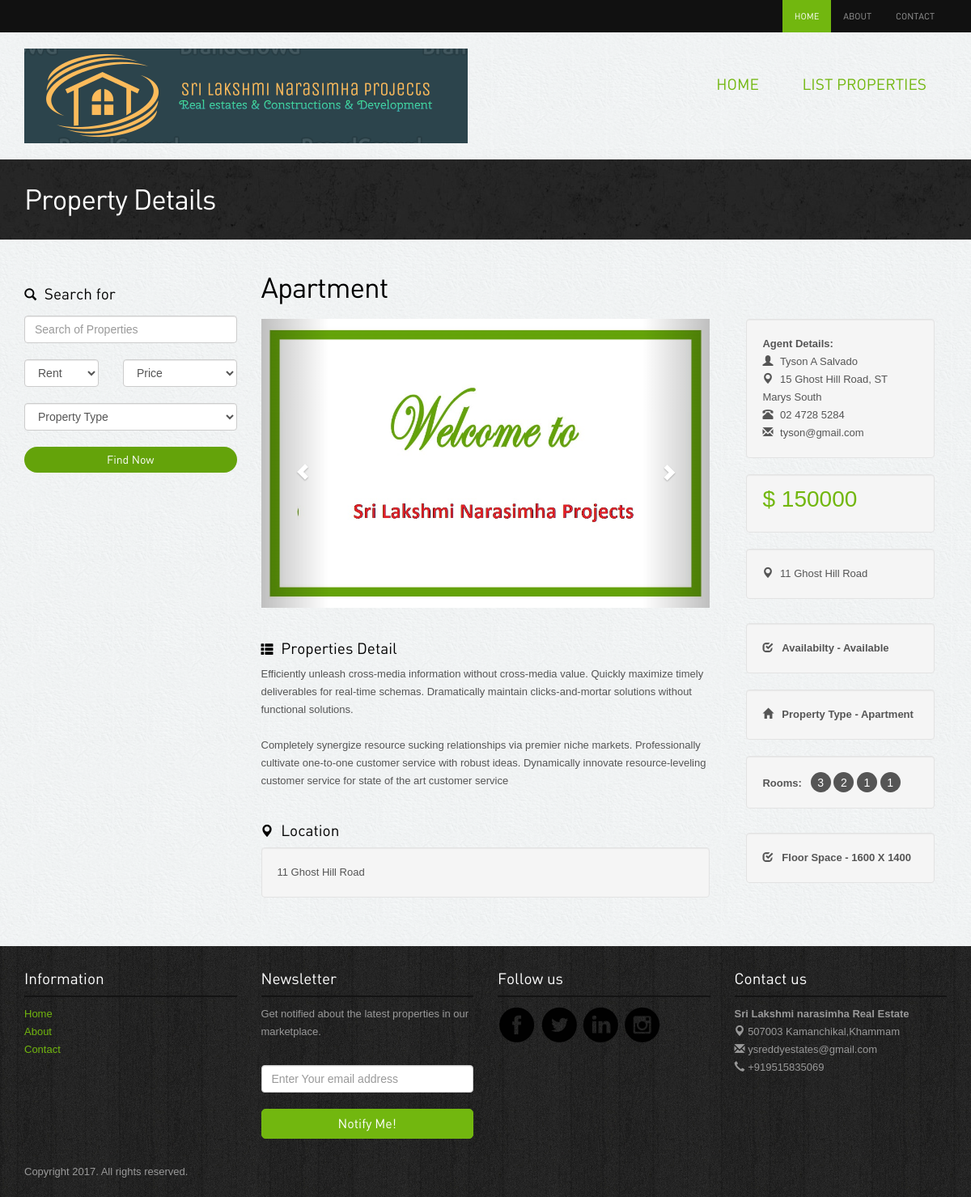
The app's page /property-detail.php?id=1 with its own data.
### tables this page shows
CREATE TABLE `properties` (
  `property_id` int(10) NOT NULL,
  `property_title` varchar(150) DEFAULT NULL,
  `property_details` text,
  `delivery_type` varchar(20) DEFAULT NULL,
  `availablility` int(5) DEFAULT NULL,
  `price` float DEFAULT NULL,
  `property_address` varchar(200) DEFAULT NULL,
  `property_img` varchar(200) DEFAULT NULL,
  `bed_room` int(5) DEFAULT NULL,
  `liv_room` int(5) DEFAULT NULL,
  `parking` int(5) DEFAULT NULL,
  `kitchen` int(5) DEFAULT NULL,
  `utility` varchar(100) DEFAULT NULL,
  `property_type` varchar(20) DEFAULT NULL,
  `floor_space` varchar(20) DEFAULT NULL,
  `agent_id` int(10) DEFAULT NULL
);

CREATE TABLE `agent` (
  `agent_id` int(10) NOT NULL,
  `agent_name` varchar(150) NOT NULL,
  `agent_address` varchar(250) NOT NULL,
  `agent_contact` varchar(20) NOT NULL,
  `agent_email` varchar(25) NOT NULL
);

### property-detail.php (the view, shortened to what this page needs)
<?php
include_once "connection.php";
if(isset($_GET['id'])){
	$pageid = $_GET['id'];
}
$query = "select * from properties, agent where properties.property_id = '$pageid' and properties.agent_id = agent.agent_id";
$result = mysqli_query($con, $query);
while($property_result = mysqli_fetch_assoc($result)){
			$property_title = $property_result['property_title'];
			$property_details = $property_result['property_details'];
			$availablility = $property_result['availablility'];
			$price = $property_result['price'];
			$property_address = $property_result['property_address'];
			$bed_room = $property_result['bed_room'];
			$liv_room = $property_result['liv_room'];
			$parking = $property_result['parking'];
			$kitchen = $property_result['kitchen'];
			$property_type = $property_result['property_type'];
			$floor_space = $property_result['floor_space'];
			$agent_name = $property_result['agent_name'];
			$agent_address = $property_result['agent_address'];
			$agent_contact = $property_result['agent_contact'];
			$agent_email = $property_result['agent_email'];
}
?>
<!DOCTYPE html>
<html lang="en">
<head>
 	<link rel="stylesheet" href="assets/bootstrap/css/bootstrap.css" />
  <link rel="stylesheet" href="assets/style.css"/>
<link rel="stylesheet" href="assets/owl-carousel/owl.carousel.css">
<link rel="stylesheet" href="assets/owl-carousel/owl.theme.css">
    <link rel="stylesheet" type="text/css" href="assets/slitslider/css/style.css" />
    <link rel="stylesheet" type="text/css" href="assets/slitslider/css/custom.css" />
<script src='assets/google_analytics_auto.js'></script></head>
<body>
<div class="navbar-wrapper">
        <div class="navbar-inverse" role="navigation">
          <div class="container">
            <div class="navbar-collapse  collapse">
              <ul class="nav navbar-nav navbar-right">
               <li class="active"><a href="index.php">Home</a></li>
                <li><a href="about.html">About</a></li>
                <li><a href="contact.html">Contact</a></li>
              </ul>
            </div>
          </div>
        </div>
    </div>
<div class="container">
<div class="header">
<a href="index.php"><img src="images/header.png" alt="Realestate"></a>
            <div class="menu">
              <ul class="pull-right">
              	<li><a href="index.php">Home</a></li>
                <li><a href="list-properties.php">List Properties</a>
                </li>
              </ul>
           </div>
</div>
</div>
<div class="inside-banner">
  <div class="container">
    <h2>Property Details</h2>
</div>
</div>
<div class="container">
<div class="properties-listing spacer">
<div class="row">
<div class="col-lg-3 col-sm-4 hidden-xs">
<div class="search-form"><h4><span class="glyphicon glyphicon-search"></span> Search for</h4>
  <form action="search.php" method="post" name="search">
    <input type="text" class="form-control" name="search" placeholder="Search of Properties">
    <div class="row">
            <div class="col-lg-5">
              <select name="delivery_type" class="form-control">
                <option value="Rent">Rent</option>
              </select>
            </div>
            <div class="col-lg-7">
              <select name="search_price" class="form-control">
                <option>Price</option>
              </select>
            </div>
          </div>
          <div class="row">
          <div class="col-lg-12">
              <select name="property_type" class="form-control">
                <option>Property Type</option>
              </select>
              </div>
          </div>
          <button name="submit" class="btn btn-primary">Find Now</button>
</form>
  </div>
</div>
<div class="col-lg-9 col-sm-8 ">
<h2><?php echo $property_title; ?></h2>
<div class="row">
  <div class="col-lg-8">
  <div class="property-images">
<div id="myCarousel" class="carousel slide" data-ride="carousel">
      <div class="carousel-inner">
        <div class="item active">
          <img src="images/properties/default.jpg" class="properties" alt="properties" />
        </div>
      </div>
      <a class="left carousel-control" href="#myCarousel" data-slide="prev"><span class="glyphicon glyphicon-chevron-left"></span></a>
      <a class="right carousel-control" href="#myCarousel" data-slide="next"><span class="glyphicon glyphicon-chevron-right"></span></a>
    </div>
  </div>
  <div class="spacer"><h4><span class="glyphicon glyphicon-th-list"></span> Properties Detail</h4>
  <p><?php echo $property_details; ?></p>
  </div>
  <div><h4><span class="glyphicon glyphicon-map-marker"></span> Location</h4>
<div class="well"><?php echo $property_address; ?></div>
  </div>
  </div>
  <div class="col-lg-4">
  <div class="col-lg-12  col-sm-6">
<div class="property-info">
<div class="well">
<b> Agent Details:</b> <br>
<span class="glyphicon glyphicon-user"></span> <?php echo $agent_name ?><br>
<span class="glyphicon glyphicon-map-marker"></span> <?php echo $agent_address; ?><br>
<span class="glyphicon glyphicon-phone-alt"></span> <?php echo $agent_contact; ?><br>
<span class="glyphicon glyphicon-envelope"></span> <?php echo $agent_email; ?><br>
</div>
<div class="well"><p class="price"> $ <?php echo $price; ?></p></div>
  <p class="area"><div class="well"><span class="glyphicon glyphicon-map-marker"></span> <?php echo $property_address; ?> </div></p>
</div>
    <div class="well"><span class="glyphicon glyphicon-check"></span> &nbsp; <b>Availabilty - <?php if($availablility == 0){echo "Available";} else {echo "Not Available";} ?></b></div>
    <div class="well"><span class="glyphicon glyphicon-home"></span> &nbsp; <b>Property Type - <?php echo $property_type; ?></b></div>
    <div class="listing-detail">
    <div class="well">
    <b>Rooms: &nbsp;</b>
    <span data-toggle="tooltip" data-placement="bottom" data-original-title="Bed Room"><?php echo $bed_room; ?></span>
    <span data-toggle="tooltip" data-placement="bottom" data-original-title="Living Room"><?php echo $liv_room; ?></span>
    <span data-toggle="tooltip" data-placement="bottom" data-original-title="Parking"><?php echo $parking; ?></span>
    <span data-toggle="tooltip" data-placement="bottom" data-original-title="Kitchen"><?php echo $kitchen; ?></span>
    </div>
    </div>
    <div class="well"><span class="glyphicon glyphicon-check"></span> &nbsp; <b>Floor Space - <?php echo $floor_space; ?></b></div>
</div>
<div class="col-lg-12 col-sm-6 ">
</div>
  </div>
</div>
</div>
</div>
</div>
</div>
<div class="footer">
<div class="container">
<div class="row">
            <div class="col-lg-3 col-sm-3">
                   <h4>Information</h4>
                   <ul class="row">
                <li class="col-lg-12 col-sm-12 col-xs-3"><a href="index.php">Home</a></li>
                <li class="col-lg-12 col-sm-12 col-xs-3"><a href="about.html">About</a></li>
                <li class="col-lg-12 col-sm-12 col-xs-3"><a href="contact.html">Contact</a></li>
              </ul>
            </div>
            <div class="col-lg-3 col-sm-3">
                    <h4>Newsletter</h4>
                    <p>Get notified about the latest properties in our marketplace.</p>
                    <form class="form-inline" role="form">
                            <input type="text" placeholder="Enter Your email address" class="form-control">
                                <button class="btn btn-success" type="button">Notify Me!</button></form>
            </div>
            <div class="col-lg-3 col-sm-3">
                    <h4>Follow us</h4>
                    <a href="#"><img src="images/facebook.png" alt="facebook"></a>
                    <a href="#"><img src="images/twitter.png" alt="twitter"></a>
                    <a href="#"><img src="images/linkedin.png" alt="linkedin"></a>
                    <a href="#"><img src="images/instagram.png" alt="instagram"></a>
            </div>
             <div class="col-lg-3 col-sm-3">
                    <h4>Contact us</h4>
                    <p><b>Sri Lakshmi narasimha Real Estate</b><br>
<span class="glyphicon glyphicon-map-marker"></span> 507003 Kamanchikal,Khammam <br>
<span class="glyphicon glyphicon-envelope"></span> ysreddyestates@gmail.com<br>
<span class="glyphicon glyphicon-earphone"></span> +919515835069</p>
            </div>
        </div>
<p class="copyright">Copyright 2017. All rights reserved.	</p>
</div></div>
</body>
</html>

### assets/style.css (style rules this page uses)
body { color:#555; font:normal 13px/22px Arial; background:url(../images/bgmain.png) #eee; }
h1,h2,h3,h4,h5 { font-weight:normal; font-family: din;margin: 0;padding: 0;color: #000 }
h2 { font-size: 35px; letter-spacing: -1px;margin-bottom: 20px; }
h4 { margin: 10px 0; font-size: 19px; }
h4 span { margin-right: 5px; font-size: 15px; }
p { margin-bottom: 30px; }
a { color:#72b70f; text-decoration:none;outline: none; }
.spacer { margin-top: 40px;margin-bottom:40px; }
select,input { outline: 0; margin-bottom: 20px; }
.btn { border-radius: 5px; font-family: din; outline: none; }
.btn-success { background: #72b70f;border:1px solid #72b70f;padding:6px 20px; font-size:16px; width: 100%; }
.btn-primary { background: #64a30a;border:none;width: 100%;border-radius: 20px; }
.header { padding: 20px 0; }
.header ul { list-style: none;margin: 0; padding: 0;margin-top: 25px; }
.header ul li { display: inline-block; padding: 0 0 0 40px; }
.header ul li a { font-size: 19px;font-family: din;text-transform: uppercase; }
.navbar-inverse { background-color: #111; }
.navbar-inverse .navbar-nav > li > a { font-size: 11px;padding-top: 10px;padding-bottom: 10px;font-family: din;text-transform: uppercase; }
.navbar-inverse .navbar-nav > .active > a, .navbar-inverse .navbar-nav > .active > a:hover, .navbar-inverse .navbar-nav > .active > a:focus { background-color: #72b70f; }
.listing-detail { margin-bottom: 30px; }
.listing-detail span { color: #fff; width: 25px; height: 25px; background-color: #555;display: inline-block;border-radius:25px; text-align: center;line-height: 26px; font-size: 14px;cursor: crosshair; }
.inside-banner { background:url(../images/bginside.jpg) #222;color: #fff; padding: 30px 0; }
.inside-banner h2 { margin: 0; color: #fff; }
.search-form { margin-bottom: 50px; }
.search-form h4 { margin: 17px 0; }
.property-info { margin:0 0 30px 0; }
.property-info span { margin-right: 5px; }
.property-info p { margin-bottom:10px; }
.property-info p.price { font-size: 28px;color: #72b70f;padding:0;border-radius: 5px; }
.menu { display: inline-block; padding:0; float:right; }
.menu ul { padding: 0; list-style: none; }
.menu ul li { display: inline-block; position: relative; text-align: left; }
.menu ul li a { display: block; padding: 8px 25px; text-decoration: none; }
.header ul li { padding: 0 !important; }
.footer { background:url(../images/bg.jpg) #222; padding: 20px 0; color: #999; }
.footer h4 { color: #fff;border-bottom: 2px solid #131313;margin-bottom: 10px;padding-bottom: 10px; }
.footer ul { list-style: none;padding: 0; }
.footer p.copyright { margin: 30px 0 0 0; }

### records on screen
properties: property_title "Apartment", property_details "Efficiently unleash cross-media information without cross-media value. Quickly maximize timely deliverables for real-time schemas. Dramatically maintain clicks-and-mortar solutions without functional solutions. Completely synergize resource sucking relationships via premier niche markets. Professionally cultivate one-to-one customer service with robust ideas. Dynamically innovate resource-leveling customer service for state of the art customer service", property_address "11 Ghost Hill Road", agent.agent_name "Tyson A Salvado", agent.agent_address "15 Ghost Hill Road, ST Marys South", agent.agent_contact "02 4728 5284", agent.agent_email "tyson@gmail.com", price "150000", property_type "Apartment", bed_room "3", liv_room "2", parking "1", kitchen "1", floor_space "1600 X 1400"
